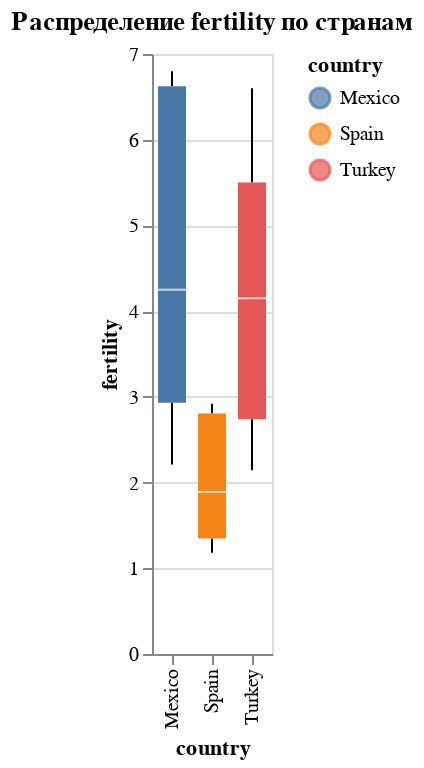

Here is the notebook cell this chart was saved with:
### Code cell
alt.Chart(data).mark_boxplot().encode(
    x='country:N',  
    y='fertility:Q',  
    color='country:N',
    tooltip=['country:N', 'fertility:Q']
).properties(
    title='Распределение fertility по странам'
)

### Figure 1 — Vega-Lite specification as saved in the notebook (floating-point values rounded to 4 significant figures)
{"config": {"view": {"continuousWidth": 300, "continuousHeight": 300}}, "data": {"name": "data-cc64a392a79658122b2d2b6f078d3026"}, "mark": {"type": "boxplot"}, "encoding": {"color": {"field": "country", "type": "nominal"}, "tooltip": [{"field": "country", "type": "nominal"}, {"field": "fertility", "type": "quantitative"}], "x": {"field": "country", "type": "nominal"}, "y": {"field": "fertility", "type": "quantitative"}}, "title": "Распределение fertility по странам", "$schema": "https://vega.github.io/schema/vega-lite/v5.20.1.json", "datasets": {"data-cc64a392a79658122b2d2b6f078d3026": [{"year": 1955, "country": "Mexico", "cluster": 3, "pop": 32929914, "life_expect": 55.19, "fertility": 6.8}, {"year": 1960, "country": "Mexico", "cluster": 3, "pop": 38578505, "life_expect": 58.3, "fertility": 6.75}, {"year": 1965, "country": "Mexico", "cluster": 3, "pop": 45142399, "life_expect": 60.11, "fertility": 6.75}, {"year": 1970, "country": "Mexico", "cluster": 3, "pop": 52775158, "life_expect": 62.36, "fertility": 6.5}, {"year": 1975, "country": "Mexico", "cluster": 3, "pop": 60678045, "life_expect": 65.03, "fertility": 5.25}, {"year": 1980, "country": "Mexico", "cluster": 3, "pop": 68347479, "life_expect": 67.41, "fertility": 4.25}, {"year": 1985, "country": "Mexico", "cluster": 3, "pop": 76767225, "life_expect": 69.5, "fertility": 3.63}, {"year": 1990, "country": "Mexico", "cluster": 3, "pop": 84913652, "life_expect": 71.45, "fertility": 3.191}, {"year": 1995, "country": "Mexico", "cluster": 3, "pop": 92880353, "life_expect": 73.67, "fertility": 2.671}, {"year": 2000, "country": "Mexico", "cluster": 3, "pop": 99926620, "life_expect": 74.9, "fertility": 2.401}, {"year": 2005, "country": "Mexico", "cluster": 3, "pop": 106202903, "life_expect": 76.19, "fertility": 2.211}, {"year": 1955, "country": "Spain", "cluster": 1, "pop": 29318745, "life_expect": 66.66, "fertility": 2.75}, {"year": 1960, "country": "Spain", "cluster": 1, "pop": 30641187, "life_expect": 69.69, "fertility": 2.89}, {"year": 1965, "country": "Spain", "cluster": 1, "pop": 32084511, "life_expect": 71.44, "fertility": 2.92}, {"year": 1970, "country": "Spain", "cluster": 1, "pop": 33876479, "life_expect": 73.06, "fertility": 2.86}, {"year": 1975, "country": "Spain", "cluster": 1, "pop": 35563535, "life_expect": 74.39, "fertility": 2.57}, {"year": 1980, "country": "Spain", "cluster": 1, "pop": 37488360, "life_expect": 76.3, "fertility": 1.89}, {"year": 1985, "country": "Spain", "cluster": 1, "pop": 38534853, "life_expect": 76.9, "fertility": 1.48}, {"year": 1990, "country": "Spain", "cluster": 1, "pop": 39350769, "life_expect": 77.57, "fertility": 1.27}, {"year": 1995, "country": "Spain", "cluster": 1, "pop": 39749715, "life_expect": 78.77, "fertility": 1.182}, {"year": 2000, "country": "Spain", "cluster": 1, "pop": 40016081, "life_expect": 79.78, "fertility": 1.287}, {"year": 2005, "country": "Spain", "cluster": 1, "pop": 40341462, "life_expect": 80.94, "fertility": 1.409}, {"year": 1955, "country": "Turkey", "cluster": 1, "pop": 24144571, "life_expect": 48.08, "fertility": 6.6}, {"year": 1960, "country": "Turkey", "cluster": 1, "pop": 28217122, "life_expect": 52.1, "fertility": 6.19}, {"year": 1965, "country": "Turkey", "cluster": 1, "pop": 31950718, "life_expect": 54.34, "fertility": 5.7}, {"year": 1970, "country": "Turkey", "cluster": 1, "pop": 35758382, "life_expect": 57.01, "fertility": 5.3}, {"year": 1975, "country": "Turkey", "cluster": 1, "pop": 40529798, "life_expect": 59.51, "fertility": 4.715}, {"year": 1980, "country": "Turkey", "cluster": 1, "pop": 45120802, "life_expect": 61.04, "fertility": 4.15}, {"year": 1985, "country": "Turkey", "cluster": 1, "pop": 50669003, "life_expect": 63.11, "fertility": 3.276}, {"year": 1990, "country": "Turkey", "cluster": 1, "pop": 56084632, "life_expect": 66.15, "fertility": 2.904}, {"year": 1995, "country": "Turkey", "cluster": 1, "pop": 61188984, "life_expect": 68.83, "fertility": 2.574}, {"year": 2000, "country": "Turkey", "cluster": 1, "pop": 65666677, "life_expect": 70.84, "fertility": 2.23}, {"year": 2005, "country": "Turkey", "cluster": 1, "pop": 69660559, "life_expect": 71.78, "fertility": 2.143}]}}
